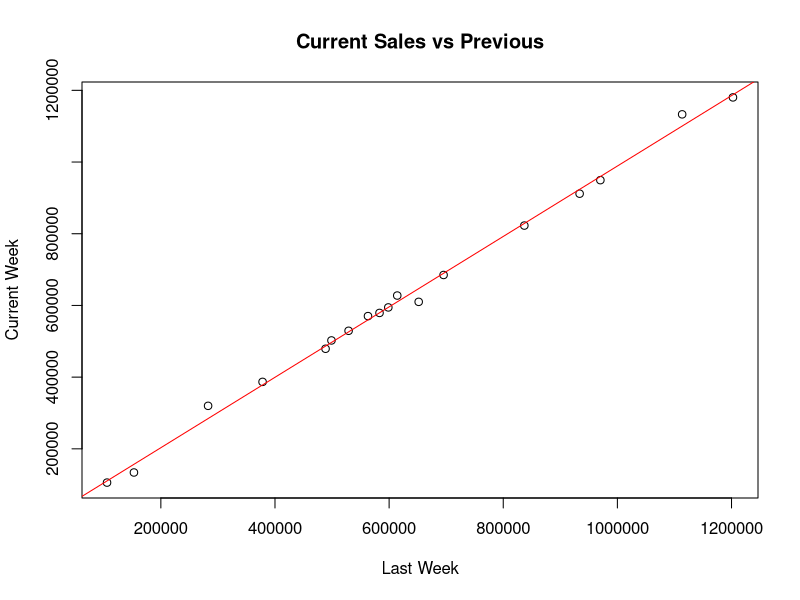
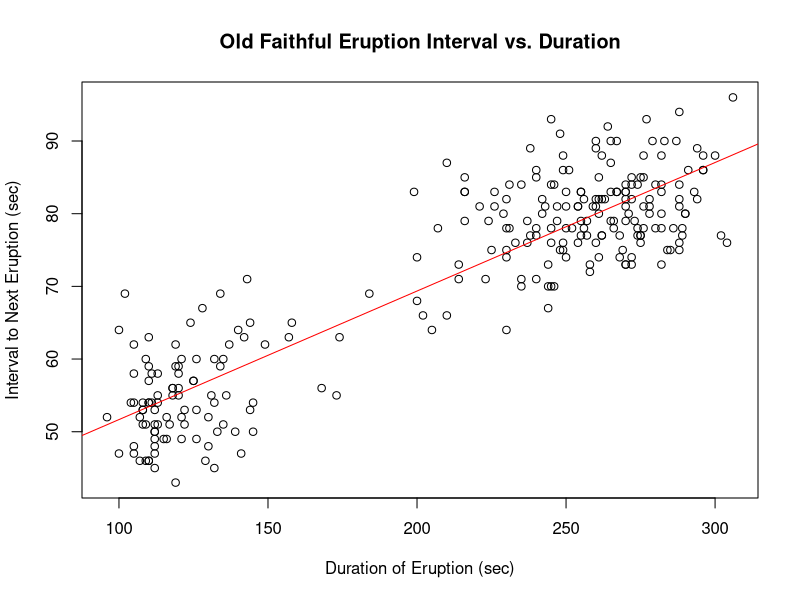

R code for these plots, in order:
## ---- chunk 1
T = -1.1016/0.4082

pt(T, df=48)
## ---- chunk 2
2.2606/0.0981
## ---- chunk 3
lower_limit = 2.2606 - qt(0.975,48)*0.0981
upper_limit = 2.2606 + qt(0.975,48)*0.0981

cat(lower_limit,upper_limit,"\n")
## ---- chunk 4
#reading the csv
data = read.csv("playbill.csv")

# Making a scatter plot of the Sales from the Current Week vs. the Sales from Last Week
plot(data$LastWeek, data$CurrentWeek, main="Current Sales vs Previous", xlab="Last Week", ylab="Current Week")

# Adding a Least Squares Regression Line
model = lm(CurrentWeek ~ LastWeek,data=data)
abline(model, col="red")


## ---- chunk 5
#Summary of the Least Squares Model
summary(model)
## ---- chunk 6
lower_limit = 6805 - qt(0.975,16)*(9929)
upper_limit = 6805 + qt(0.975,16)*(9929)
cat("Lower limit:", lower_limit, "\nUpper limit:", upper_limit)
## ---- chunk 7
confint(model,level = 0.95)
## ---- chunk 8
#mean of the previous week sales
x_bar = mean(data$LastWeek)
x_bar

#sum of squares of the previous
SXX = sum((data$LastWeek - x_bar)^2)
SXX

#variance of the residuals
S = summary(model)$sigma
S

#estimate of current week sales
y_hat = predict(model, data.frame(LastWeek=400000))
cat(y_hat, "\n")
## ---- chunk 9

#Calculate the interval direcly
lower_bound = y_hat - qt(0.975,16)*S*sqrt((1+(1/18)+((400000 - x_bar)^2)/(SXX)))
upper_bound = y_hat + qt(0.975,16)*S*sqrt((1+(1/18)+((400000 - x_bar)^2)/(SXX)))

cat("Lower bound:", lower_bound, "\nUpper bound:", upper_bound, "\n")


#Confirm calculation using the predict function
predict(model, data.frame(LastWeek = 400000), interval = "prediction")


## ---- chunk 10
#Create a new data frame with the values of LastWeek
new_data = data.frame(LastWeek = data$LastWeek)
head(new_data)

#Use the predict function to find a prediction interval for each value
intervals = predict(model, new_data, interval="prediction")

#We check to see if the each value in new_data lies within it's interval
within_interval = new_data$LastWeek >= intervals[, "lwr"] & new_data$LastWeek <= intervals[, "upr"]

# Create a new data frame to display results
results = data.frame(LastWeek = new_data$LastWeek, LowerBound = intervals[, "lwr"], UpperBound = intervals[, "upr"], WithinInterval = within_interval)
head(results)

# Count the number of FALSE in the WithinInterval column
false_count = sum(!results$WithinInterval)

# Print the count
cat("Number of times WithinInterval is FALSE:", false_count, "\n")
## ---- chunk 11
#reading the csv
data = read.csv("OldFaith.csv")

# linear regression model
model = lm(Interval ~ Duration,data=data)

#regression summary
summary(model)
## ---- chunk 12
#scatter plot and regression line

plot(data$Duration, data$Interval, main="Old Faithful Eruption Interval vs. Duration", xlab="Duration of Eruption (sec)", ylab="Interval to Next Eruption (sec)")

abline(model, col="red")
## ---- chunk 13
estimate = predict(model, data.frame(Duration=250))

cat("Number of seconds till the next eruption:",estimate,"\n")
## ---- chunk 14
#Note the default for the predict function is a 95% interval
interval = predict(model,data.frame(Duration=250),interval="prediction")

# print the bounds
cat("Lower Bound:", interval[, "lwr"], "\n")
cat("Upper Bound:", interval[, "upr"], "\n")
